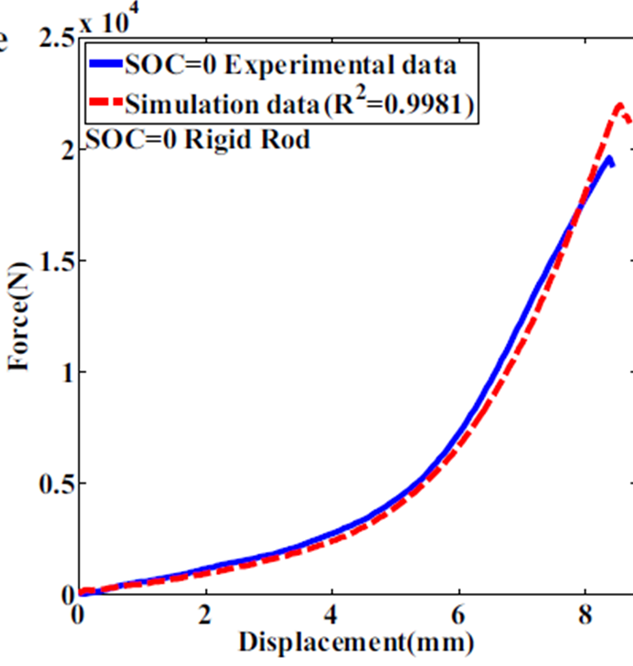
#> input picture MyData/Biblio.png, 633 x 666 px
$ python -i Graph_ui.py   (imports and definitions only)
#> lines starting #> are read from the running program, lines starting #| are printed output that depends on the picture; after the words box and inside, x2 and y2 are one past the last pixel; in counts of white or black regions, pixels touching at a corner belong together
#> further down, picture is the input picture: shape (666, 633, 3); mean B, G, R 244.1, 241.5, 243.9
#!/usr/bin/env python3
# -*- coding: utf-8 -*-

"""
graph_ui.py — ErrorGraph (CRITT M2A)
Comparer deux graphes (image ou tableau). Palette/Pipette.
Calibration par clic (origine bas-gauche, coin haut-droit) pour mapper pixels→données.
Extraction robuste (Lab+squelette), erreur %, export CSV/PNG, log, help, fermeture propre.
Auteur : Idir ARSLANE — © 2025
"""

import os, sys, json, random, string
import numpy as np
import cv2
import tkinter as tk
from tkinter import ttk, filedialog, messagebox, colorchooser, simpledialog
from dataclasses import dataclass
from typing import Optional, Tuple
from PIL import Image, ImageTk
from skimage.morphology import skeletonize, remove_small_objects

# --- chemins ressources ---
BASE_DIR = os.path.dirname(os.path.abspath(__file__))
RES_DIR  = os.path.join(BASE_DIR, "ressources")
LOGO_PATH = os.path.join(RES_DIR, "Logo CRITT M2A.png")

# --- dossier des réglages ---
SETTINGS_DIR = os.path.join(BASE_DIR, "MySettings")
SETTINGS_FILE = os.path.join(SETTINGS_DIR, "last_settings.json")

# [13 lines left out: functions load_settings, save_settings, not called in this run]

# ----- dépendances optionnelles (XLSX/MAT) -----
try:
    import pandas as pd
except Exception:
    pd = None
try:
    from scipy.io import loadmat
except Exception:
    loadmat = None

import matplotlib
# [1 line not run here, left out]
import matplotlib.pyplot as plt
from matplotlib.backends.backend_tkagg import FigureCanvasTkAgg

# ================= Extraction / Comparaison =================

@dataclass
class HSVRange:
    low: Tuple[int,int,int]
    high: Tuple[int,int,int]
    low2: Optional[Tuple[int,int,int]] = None
    high2: Optional[Tuple[int,int,int]] = None

# [14 lines left out: functions hex_to_bgr, bgr_to_hsv_range, not called in this run]

# ================= Extraction robuste =================

def _deltaE76_lab(lab_img, lab_ref):
    d = lab_img - lab_ref.reshape(1,1,3)
    return np.sqrt(np.sum(d*d, axis=2))

def detect_plot_roi(img_bgr):
    hsv = cv2.cvtColor(img_bgr, cv2.COLOR_BGR2HSV)
#> hsv: shape (666, 633, 3); mean H, S, V 6, 10.5, 247.7
    white = cv2.inRange(hsv, (0, 0, 230), (180, 30, 255))
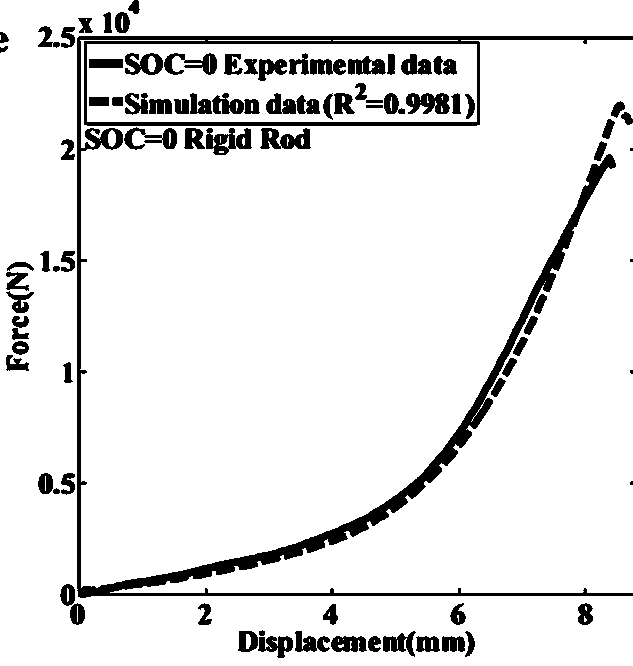
#> white: shape (666, 633); 90.9% white; 89 black regions (4 under 20 px), largest, box (x1, y1, x2, y2) and area: (77, 36, 633, 598) 18223, (206, 128, 252, 155) 718, (260, 128, 311, 149) 700
    nonwhite = cv2.bitwise_not(white)
    k = np.ones((7,7), np.uint8)
    nonwhite = cv2.morphologyEx(nonwhite, cv2.MORPH_CLOSE, k, 2)
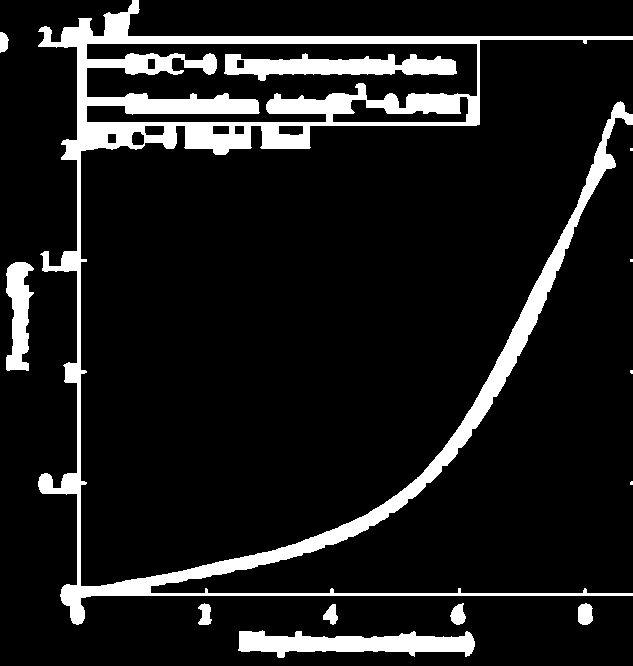
#> nonwhite: shape (666, 633); 11.1% white; 13 white regions (4 under 20 px)
    cnts, _ = cv2.findContours(nonwhite, cv2.RETR_EXTERNAL, cv2.CHAIN_APPROX_SIMPLE)
#> cnts = 12 contours, 4 with area under 20; largest, box (x1, y1, x2, y2) and area: (38, 0, 633, 625) 57012, (238, 630, 475, 658) 3682, (6, 262, 34, 371) 1806, (578, 603, 593, 625) 250, (450, 603, 466, 625) 212, (198, 603, 212, 625) 183, (323, 604, 338, 625) 163, (0, 32, 9, 53) 121
    if not cnts:
        h,w = img_bgr.shape[:2]; return (0,0,w,h)
    c = max(cnts, key=cv2.contourArea)
#> c = contour of 1222 points, box (x1, y1, x2, y2) (38, 0, 633, 625), area 57012
    x,y,w,h = cv2.boundingRect(c)
#> x = 38; y = 0; w = 595; h = 625
    pad = int(0.02*max(w,h))
#> pad = 12
    x = max(0, x-pad); y = max(0, y-pad)
#> after `x = max(0, x - pad)`: x = 26
    w = min(img_bgr.shape[1]-x, w+2*pad); h = min(img_bgr.shape[0]-y, h+2*pad)
#> after `w = min(img_bgr.shape[1] - x, w + 2 * pad)`: w = 607
#> after `h = min(img_bgr.shape[0] - y, h + 2 * pad)`: h = 649
    return (x,y,w,h)

# [23 lines left out: functions _color_mask_lab, _keep_longest_component, not called in this run]

def _bridge(mask, it=2, width=9):
    k = cv2.getStructuringElement(cv2.MORPH_RECT, (width,1))
    return cv2.dilate(mask, k, iterations=it)

# [48 lines left out: functions _skeleton, _trace_centerline, robust_extract_curve, not called in this run]

# ----- utilitaires comparaison -----

def resample_xy(xy, x_new):
    x=xy[:,0]; y=xy[:,1]; idx=np.argsort(x)
    return np.column_stack([x_new, np.interp(x_new, x[idx], y[idx])])

# [7 lines left out: function compute_metrics, not called in this run]

# ===================== Thème MATRIX =====================

MATRIX_BG  = "#000000"
MATRIX_FG  = "#00FF41"   # vert matrix
MATRIX_ACC = "#00B000"

# [33 lines left out: functions apply_matrix_theme, style_axes, not called in this run]

# --- Matrix Help / Collapsible sections with decrypt effect -------------------
_MATRIX_GLYPHS = list("01" + string.ascii_uppercase + "░▒▓█/\\|<>[]{}#$%&@+=*")
MATRIX_FONT = ("Consolas", 10)

# [18 lines left out: function _decrypt_animate, not called in this run]

class CollapsibleSection(tk.Frame):
    # [15 lines left out: function __init__, not called in this run]
    def toggle(self):
        if self._open: self._collapse()
        else: self._expand()
    # [4 lines left out: function _expand, not called in this run]
    def _collapse(self):
        self._open = False; self.btn.config(text="+")
        self.text.pack_forget(); self.body.pack_forget()

class MatrixHelpWindow(tk.Toplevel):
    # [52 lines left out: functions __init__, _open_first, not called in this run]

# --- Bandeau "pluie Matrix" couvrant tout le bandeau, pluie derrière texte ----
class MatrixBanner(tk.Canvas):
    """
    Canvas animé : pluie Matrix derrière un overlay (logo + titre + sous-titre).
    - Fond noir sur toute la largeur.
    - Pluie plus lente (step=10px, intervalle=100ms par défaut).
    - La pluie est dessinée avec le tag 'rain' et effacée sans toucher l'overlay.
    """
    # [81 lines left out: functions __init__, _on_resize, _init_cols, _tick, not called in this run]
# -----------------------------------------------------------------------------


# ============================ UI ============================

class GraphColumn(ttk.LabelFrame):
    # [109 lines left out: functions __init__, calib_data, calib_data, _build, not called in this run]

    # ---------- Couleur ----------
    def _update_color_preview(self):
        self.color_preview.delete("all")
        self.color_preview.create_rectangle(0,0,22,22,fill=self.color_hex.get(),outline="")

    # [222 lines left out: functions choose_custom_color, _set_color, arm_pipette, _cancel_tools, arm_calibration, reset_calibration and 8 more, not called in this run]

# ============================ App ============================

class GraphUI(tk.Tk):
    # [85 lines left out: functions __init__, _build_header, _build_body, _build_footer, _apply_loaded_settings, save_current_settings, not called in this run]

    def _log(self,msg): self.log.insert(tk.END,msg+"\n"); self.log.see(tk.END)
    def _child_changed(self,src): self._log(f"MAJ paramètres ({src}).")

    # [49 lines left out: functions generate, export_images, export_tables, not called in this run]

    def show_help(self):
        MatrixHelpWindow(self)
        _open_first(self)  # ouvre la 1re section à l’ouverture

    # [7 lines left out: function on_quit, not called in this run]

# [4 lines not run here, left out]

>>> import cv2
>>> picture = cv2.imread('MyData/Biblio.png')
>>> result = detect_plot_roi(picture)
#> result = (26, 0, 607, 649)

$ run again, on MyData/Modele.png
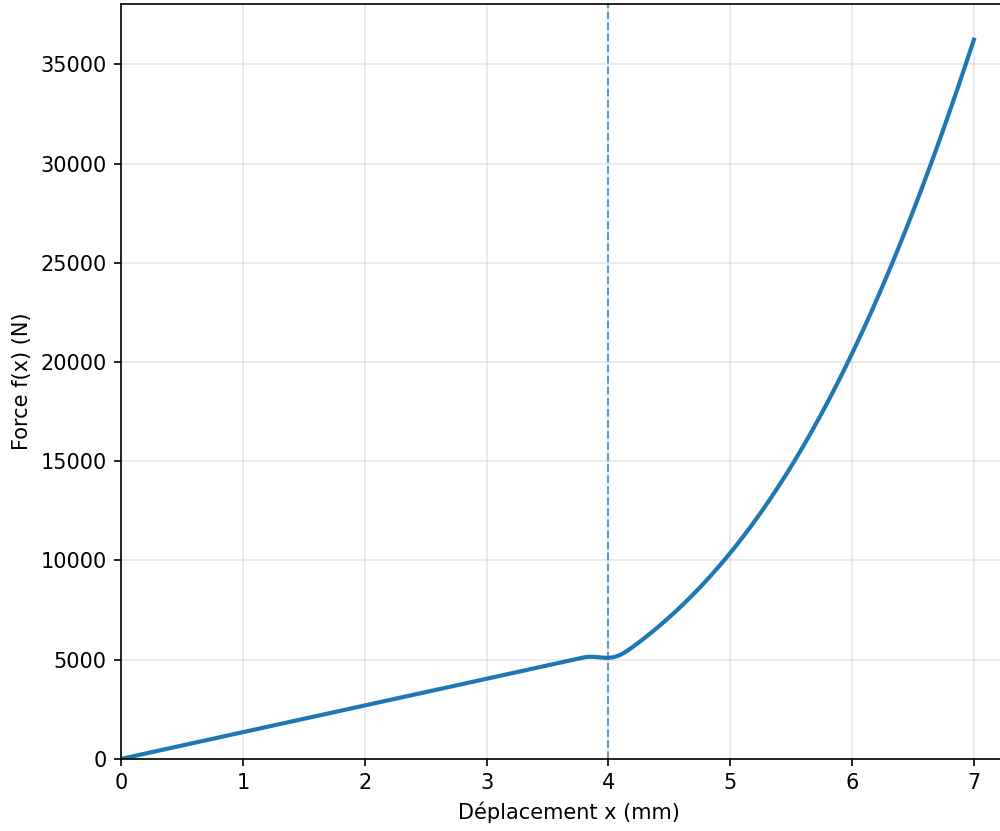
#> input picture MyData/Modele.png, 1000 x 831 px
#> picture is the input picture: shape (831, 1000, 3); mean B, G, R 251.3, 250.8, 250.2
#> hsv: shape (831, 1000, 3); mean H, S, V 1.1, 1.4, 251.3
#> in detect_plot_roi, `white = cv2.inRange(hsv, (0, 0, 230), (180, 30, 255))`:
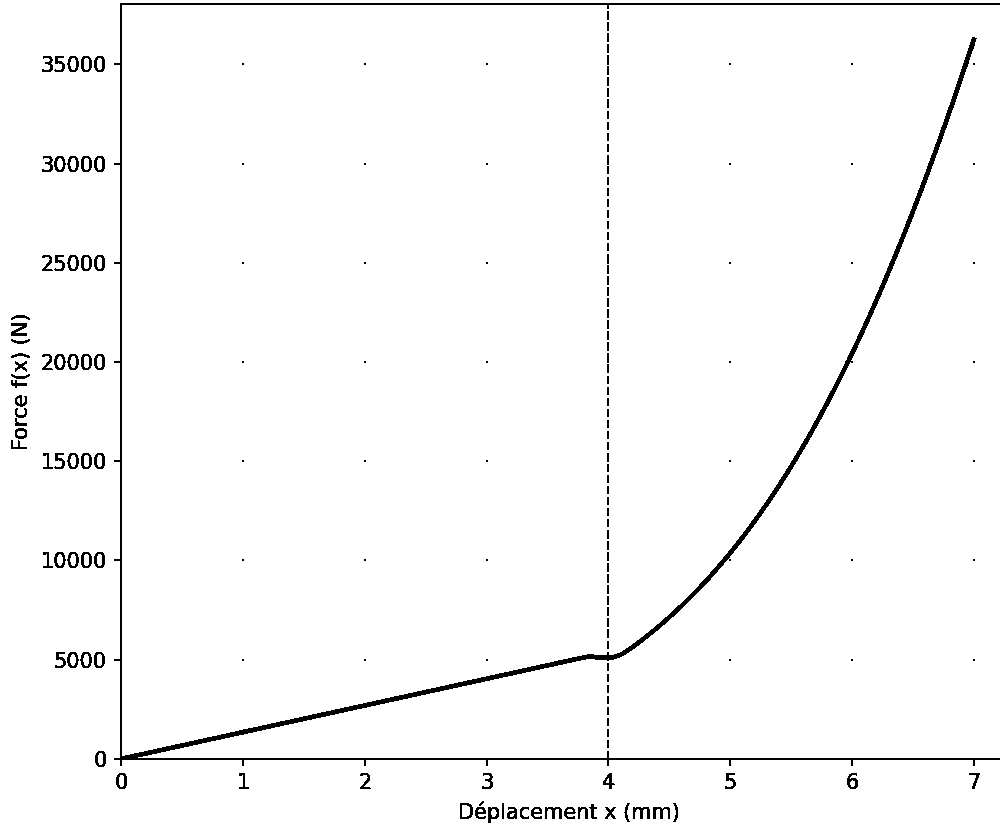
#> white: shape (831, 1000); 97.8% white; 179 black regions (103 under 20 px), largest, box (x1, y1, x2, y2) and area: (114, 3, 1000, 766) 11087, (11, 323, 27, 336) 136, (633, 807, 650, 819) 115
#> in detect_plot_roi, `nonwhite = cv2.morphologyEx(nonwhite, cv2.MORPH_CLOSE, k, 2)`:
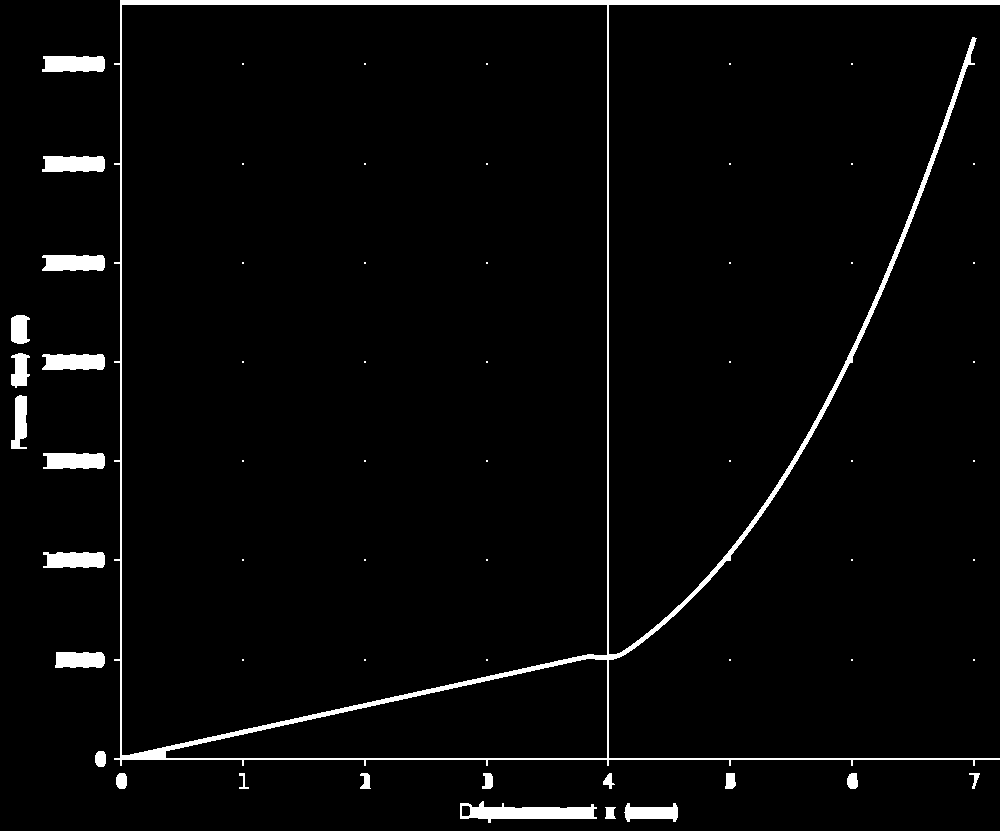
#> nonwhite: shape (831, 1000); 3.2% white; 62 white regions (39 under 20 px)
#> cnts = 41 contours, 18 with area under 20; largest, box (x1, y1, x2, y2) and area: (114, 0, 1000, 766) 375328, (460, 801, 597, 823) 1530, (42, 56, 105, 72) 853, (42, 255, 105, 271) 847, (42, 156, 105, 172) 846
#> c = contour of 978 points, box (x1, y1, x2, y2) (114, 0, 1000, 766), area 375328
#> in detect_plot_roi, `x,y,w,h = cv2.boundingRect(c)`: x = 114; y = 0; w = 886; h = 766
#> pad = 17
#> in detect_plot_roi, `x = max(0, x - pad)`: x = 97
#> in detect_plot_roi, `w = min(img_bgr.shape[1] - x, w + 2 * pad)`: w = 903
#> in detect_plot_roi, `h = min(img_bgr.shape[0] - y, h + 2 * pad)`: h = 800
#> result = (97, 0, 903, 800)
